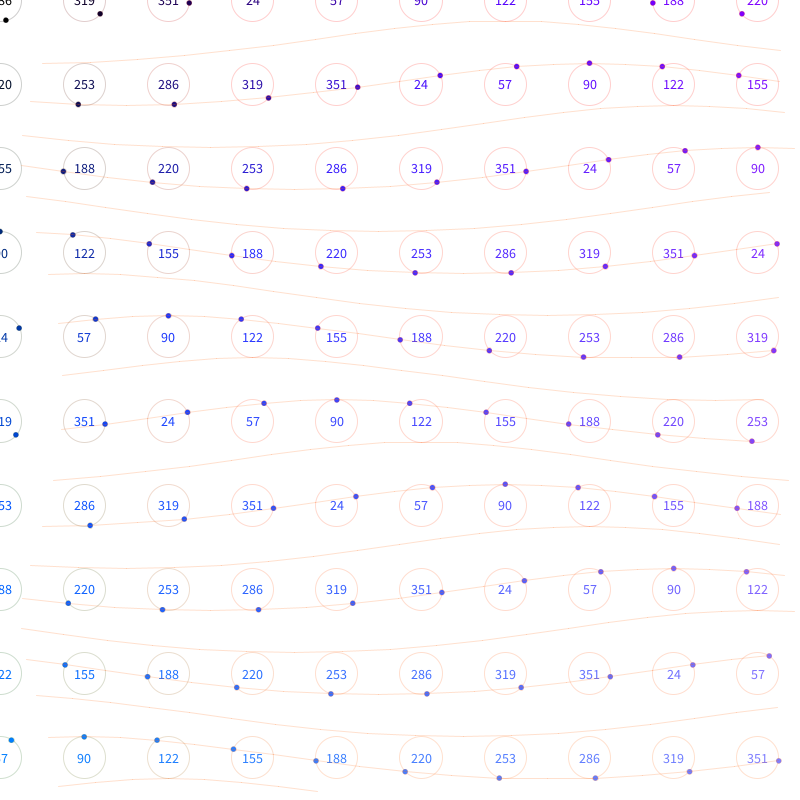
Frame 1 (no input)
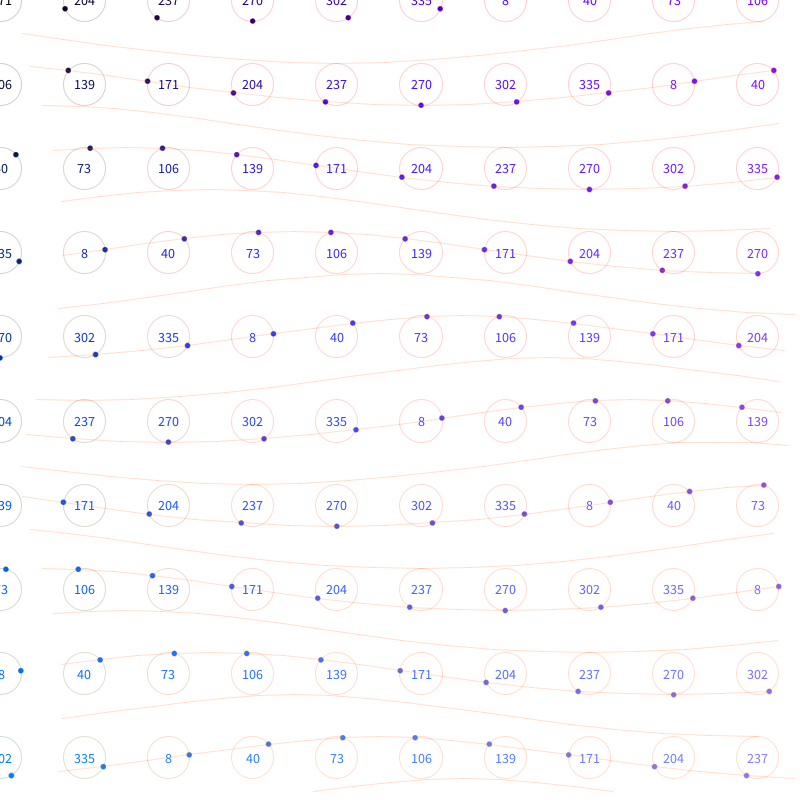
Frame 60 (the mouse pressed at the canvas centre just before this capture)
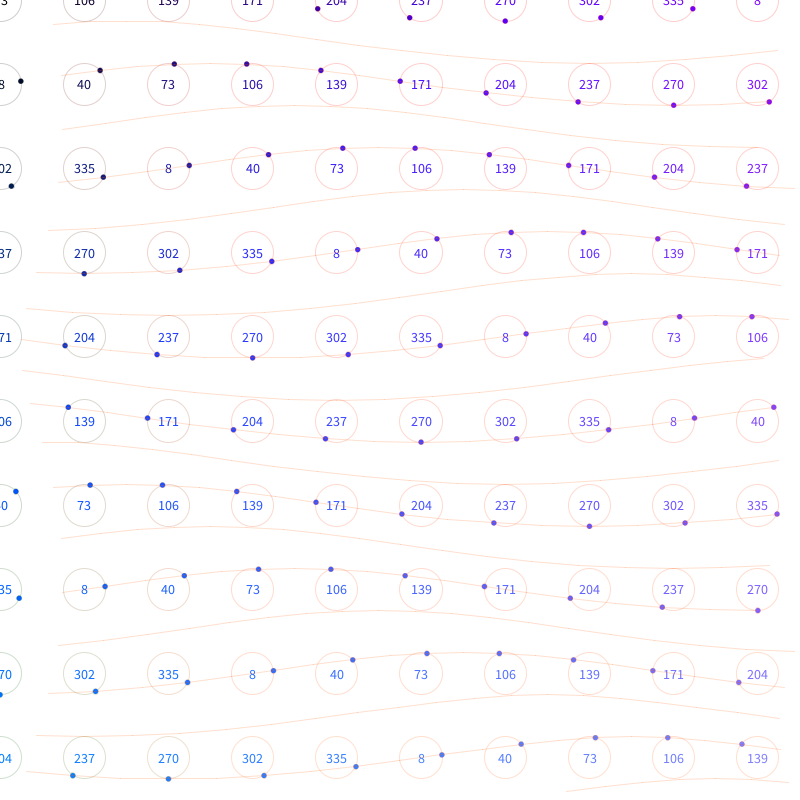
Frame 120 (the mouse held since frame 60 and released just before this capture)

The Processing sketch that drew these frames (run headless with seeded random() and noise(); from frame 60 on, the mouse is pressed at the canvas centre):

// Processing sketch: processing_154726
// ── processing_154726.pde

/*
 * BASED ON:
 * 
 * Creative Coding
 * Week 2, 05 - Moving Patterns 1
 * by Indae Hwang and Jon McCormack
 * Copyright (c) 2014 Monash University
 *
 * This sketch builds on the previous sketches, drawing shapes based on the
 * current framerate. The movement of individual shapes combine to create a
 * gestalt field of motion. Use the arrow keys on your keyboard to change the
 * frame rate. 
 */

int frame_rate_value, total_num;
float node_x_one, node_y_one, node_x_two, node_y_two;

void setup() {
  size(800, 800);
  total_num = 20;
  frame_rate_value = 11;
  frameRate(frame_rate_value);
  rectMode(CENTER);
  background(255);
}


void draw() {

  background(255);

  int num = total_num;
  int margin = 0;
  float gutter = 0; //distance between each cell
  float cellsize = ( width - (2 * margin) - gutter * (num - 1) ) / (num - 1);

  int circleNumber = 0; // counter

  for (int i=0; i<num; i++) {
    if ( i % 2 == 0 ) {
      for (int j=0; j<num; j++) {
        circleNumber = (i * num) + j; // different way to calculate the circle number from w2_04

        float ty = margin + cellsize * i + gutter * i;
        float tx = margin + cellsize * j + gutter * j;

        if (circleNumber % 2 == 0) {
          movingCircle(tx, ty, cellsize, circleNumber, 2);
        }
      }
    }
  }

  for (int i=0; i<num; i++) {
    //if (i % 2 == 1){ //this is to skip the orbits with text inside them
    for (int j=0; j<num; j++) {
      circleNumber = (i * num) + j; // different way to calculate the circle number from w2_04

      float ty = margin + cellsize * i + gutter * i;
      float tx = margin + cellsize * j + gutter * j;

      if (circleNumber % 2 == 0) {
        movingNode(tx, ty, cellsize, circleNumber, 1);
      } else {
        movingNode(tx, ty, cellsize, circleNumber, 2);
      }

      if (node_x_one >= cellsize/2 && node_x_two >= cellsize/2 
        && node_x_one <= 800-5 && node_x_two <= 800-5 
        && node_y_one >= cellsize/2 && node_y_two >= cellsize/2
        && node_y_one <= 800-5 && node_y_two <= 800-5) {
        line(node_x_one, node_y_one, node_x_two, node_y_two);
      }
    }
    //}
  }
}

void movingCircle(float x, float y, float size, int circleNum, int version) {

  float finalAngle;
  finalAngle = frameCount + circleNum;

  float tempX = x + (size / 2) * sin(PI / frame_rate_value * finalAngle);
  float tempY = y + (size / 2) * cos(PI / frame_rate_value * finalAngle);

  noFill();
  stroke(tempX, tempY/8, circleNum/50, 50);
  ellipse(x, y, size, size);
  fill(x/6, y/6, (x+y)/2);
  ellipse(tempX, tempY, size/8, size/8);
  
  if (version == 2) {
    textAlign(CENTER, CENTER);
    textSize(size/3);
    text((int((degrees((atan2(y-tempY, tempX-x))) + 360) % 360)), x, y);
  }
}

void movingNode(float x, float y, float size, int circleNum, int version) {
  float finalAngle;
  finalAngle = frameCount + circleNum;
  float tempX = x + (size / 2) * sin(PI / frame_rate_value * finalAngle);
  float tempY = y + (size / 2) * cos(PI / frame_rate_value * finalAngle);
  if (version == 1) {
    node_x_one = tempX;
    node_y_one = tempY;
  } else if (version == 2) {
    node_x_two = tempX;
    node_y_two = tempY;
  }
}

void keyPressed() {

  // INCREASE
  if (keyCode == RIGHT && frame_rate_value < 60) {
    frame_rate_value++;
  }
  if (keyCode == UP) {
    total_num++;
  }


  // DECREASE
  if ( keyCode == LEFT && frame_rate_value > 1) {
    frame_rate_value--;
  }
  if (keyCode == DOWN) {
    total_num--;
  }

  // set the frameRate and print current value on the screen
  frameRate(frame_rate_value);
  println("Current frame Rate is: " + frame_rate_value + 
    ", number of particles is: " + total_num );
}
